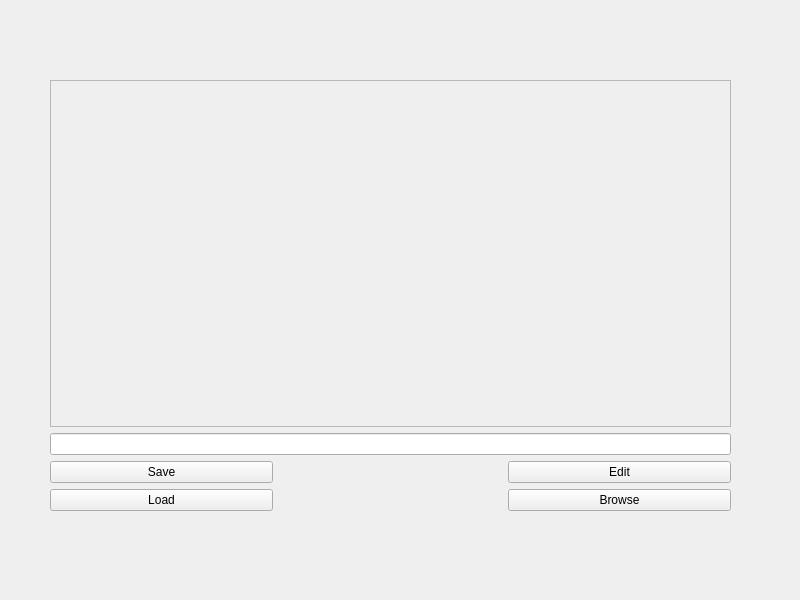
<?xml version="1.0" encoding="UTF-8"?>
<ui version="4.0">
 <class>MainWindow</class>
 <widget class="QMainWindow" name="MainWindow">
  <property name="geometry">
   <rect>
    <x>0</x>
    <y>0</y>
    <width>800</width>
    <height>600</height>
   </rect>
  </property>
  <property name="windowTitle">
   <string>MainWindow</string>
  </property>
  <widget class="QWidget" name="centralwidget">
   <widget class="QWidget" name="">
    <property name="geometry">
     <rect>
      <x>50</x>
      <y>80</y>
      <width>681</width>
      <height>431</height>
     </rect>
    </property>
    <layout class="QVBoxLayout" name="verticalLayout">
     <item>
      <widget class="QTextEdit" name="polynomialDisplayTextEdit">
       <property name="enabled">
        <bool>false</bool>
       </property>
      </widget>
     </item>
     <item>
      <layout class="QGridLayout" name="gridLayout">
       <item row="2" column="0">
        <widget class="QPushButton" name="loadButton">
         <property name="text">
          <string>Load</string>
         </property>
        </widget>
       </item>
       <item row="0" column="0" colspan="3">
        <widget class="QLineEdit" name="filePathTextBox">
         <property name="inputMask">
          <string/>
         </property>
         <property name="text">
          <string/>
         </property>
        </widget>
       </item>
       <item row="1" column="0">
        <widget class="QPushButton" name="saveButton">
         <property name="text">
          <string>Save</string>
         </property>
        </widget>
       </item>
       <item row="2" column="2">
        <widget class="QPushButton" name="browseButton">
         <property name="text">
          <string>Browse</string>
         </property>
        </widget>
       </item>
       <item row="1" column="2">
        <widget class="QPushButton" name="editButton">
         <property name="text">
          <string>Edit</string>
         </property>
        </widget>
       </item>
      </layout>
     </item>
    </layout>
   </widget>
  </widget>
 </widget>
 <resources/>
 <connections/>
</ui>
